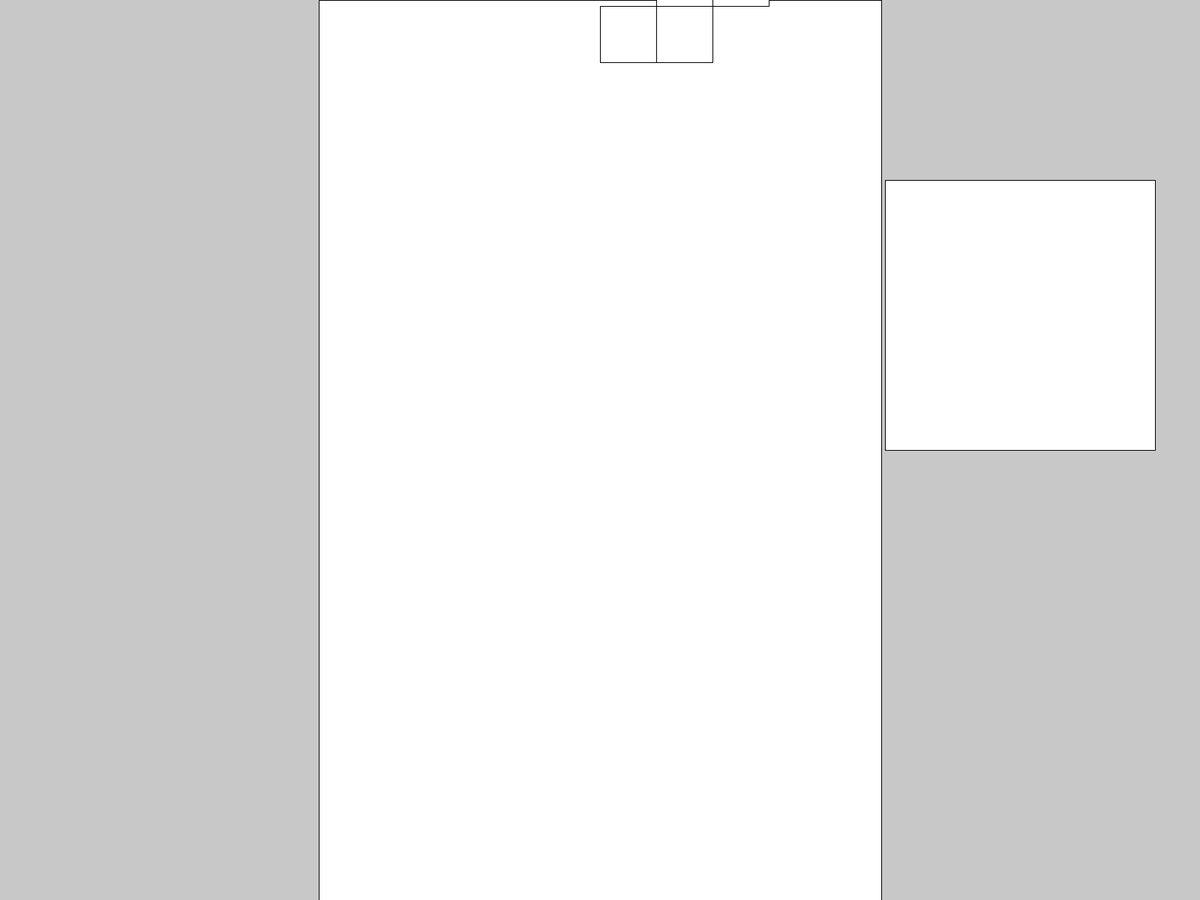
Frame 1 (no input)
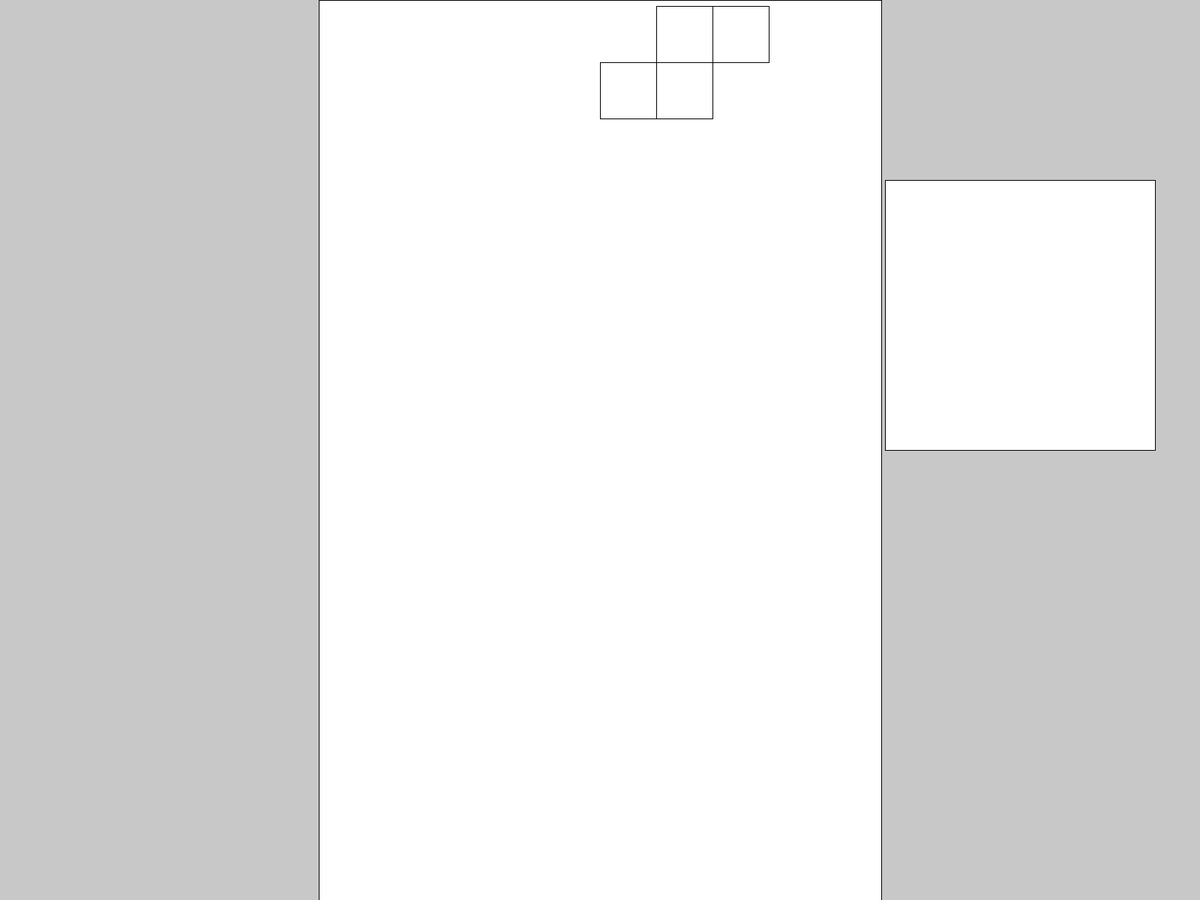
Frame 60 (the mouse pressed at the canvas centre just before this capture)
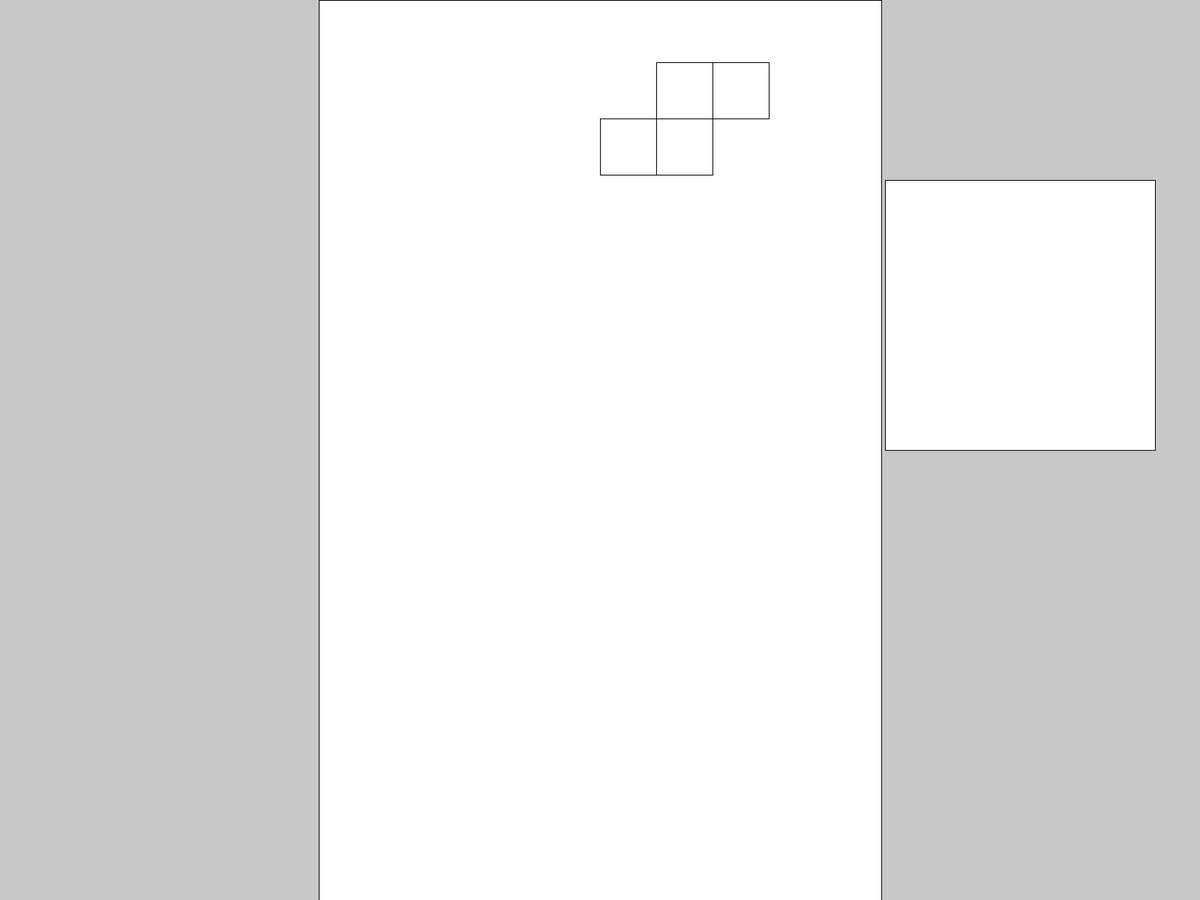
Frame 120 (the mouse held since frame 60 and released just before this capture)

The Processing sketch that drew these frames (run headless with seeded random() and noise(); from frame 60 on, the mouse is pressed at the canvas centre):

// Processing sketch: Tetris
// ── Tetris.pde

int scrH;
int scrW;
float cH;
float cW;
float cR;
float boxSize;
float j;
int frm;
float interval;
int anchorX;
int anchorY;
float offset;

void setup() {
  fullScreen();
  //background(0);
  anchorX = 5;
  scrH = displayHeight;
  scrW = displayWidth;
  cH = scrH/5;
  cW = 2*scrW/5;
  //cR = 3;
  //boxSize = cW/10;
  boxSize = scrH/16;
  j = 8;
  interval = 50;
  offset = (scrW/2-5*boxSize);
 
}


void draw(){
background(#C8C8C8);
frm = frameCount;


//playfield
rect(offset, scrH % 16, 10*boxSize, scrH);

//score and next piece
rect(3*scrW/10+cW+(((3*scrW/10)-(3*scrH/10))/2), cH, 3*cH/2, 3*cH/2);

if(frm % interval == 0) {
j=j+boxSize;
}

/*
rect(3*scrW/10+anchorX*cW/10, j, boxSize, boxSize);
rect((3*scrW/10+anchorX*cW/10)+boxSize, j, boxSize, boxSize);
rect((3*scrW/10+anchorX*cW/10)+boxSize, (j-boxSize), boxSize, boxSize);
rect((3*scrW/10+anchorX*cW/10  )+2*boxSize, (j-boxSize), boxSize, boxSize);
*/;

rect(offset+anchorX*boxSize, j, boxSize, boxSize);
rect((offset+anchorX*boxSize)+boxSize, j, boxSize, boxSize);
rect((offset+anchorX*boxSize)+boxSize, (j-boxSize), boxSize, boxSize);
rect((offset+anchorX*boxSize  )+2*boxSize, (j-boxSize), boxSize, boxSize);





}

void keyPressed(){
  if(key==CODED){
  if(keyCode==LEFT) {
    anchorX=anchorX-1;
  }
  else if(keyCode==RIGHT) {
    anchorX++;
  }
}
}
